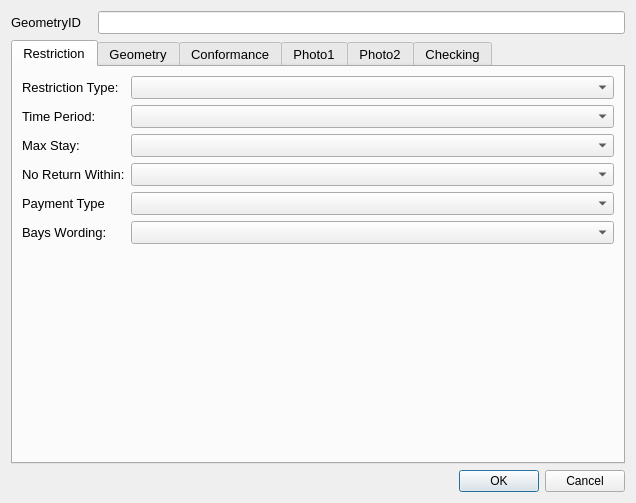
<?xml version="1.0" encoding="UTF-8"?>
<ui version="4.0">
 <class>restrictionDialog</class>
 <widget class="QDialog" name="restrictionDialog">
  <property name="geometry">
   <rect>
    <x>0</x>
    <y>0</y>
    <width>636</width>
    <height>503</height>
   </rect>
  </property>
  <property name="sizePolicy">
   <sizepolicy hsizetype="Fixed" vsizetype="Fixed">
    <horstretch>0</horstretch>
    <verstretch>0</verstretch>
   </sizepolicy>
  </property>
  <property name="minimumSize">
   <size>
    <width>0</width>
    <height>0</height>
   </size>
  </property>
  <property name="maximumSize">
   <size>
    <width>750</width>
    <height>550</height>
   </size>
  </property>
  <property name="font">
   <font>
    <family>Arial</family>
   </font>
  </property>
  <property name="windowTitle">
   <string>Dialog</string>
  </property>
  <property name="sizeGripEnabled">
   <bool>false</bool>
  </property>
  <layout class="QGridLayout" name="gridLayout_8">
   <item row="0" column="0">
    <layout class="QGridLayout" name="gridLayout">
     <item row="0" column="0">
      <widget class="QLabel" name="label">
       <property name="minimumSize">
        <size>
         <width>81</width>
         <height>16</height>
        </size>
       </property>
       <property name="font">
        <font>
         <pointsize>10</pointsize>
        </font>
       </property>
       <property name="text">
        <string>GeometryID</string>
       </property>
      </widget>
     </item>
     <item row="0" column="1">
      <widget class="QLineEdit" name="GeometryID">
       <property name="font">
        <font>
         <pointsize>10</pointsize>
        </font>
       </property>
       <property name="inputMask">
        <string/>
       </property>
       <property name="readOnly">
        <bool>true</bool>
       </property>
       <property name="placeholderText">
        <string/>
       </property>
      </widget>
     </item>
    </layout>
   </item>
   <item row="1" column="0">
    <layout class="QGridLayout" name="gridLayout_3">
     <item row="0" column="0">
      <widget class="QTabWidget" name="tabWidget">
       <property name="minimumSize">
        <size>
         <width>0</width>
         <height>0</height>
        </size>
       </property>
       <property name="font">
        <font>
         <pointsize>10</pointsize>
        </font>
       </property>
       <property name="cursor">
        <cursorShape>IBeamCursor</cursorShape>
       </property>
       <property name="mouseTracking">
        <bool>true</bool>
       </property>
       <property name="acceptDrops">
        <bool>true</bool>
       </property>
       <property name="currentIndex">
        <number>0</number>
       </property>
       <widget class="QWidget" name="restrictionTab">
        <property name="focusPolicy">
         <enum>Qt::NoFocus</enum>
        </property>
        <attribute name="title">
         <string>Restriction</string>
        </attribute>
        <layout class="QFormLayout" name="formLayout">
         <item row="0" column="0">
          <widget class="QLabel" name="lbl_RestrictionType">
           <property name="minimumSize">
            <size>
             <width>90</width>
             <height>16</height>
            </size>
           </property>
           <property name="font">
            <font>
             <pointsize>10</pointsize>
            </font>
           </property>
           <property name="text">
            <string>Restriction Type:</string>
           </property>
          </widget>
         </item>
         <item row="0" column="1">
          <widget class="QComboBox" name="RestrictionTypeID">
           <property name="currentIndex">
            <number>-1</number>
           </property>
          </widget>
         </item>
         <item row="1" column="0">
          <widget class="QLabel" name="lbl_TimePeriod">
           <property name="minimumSize">
            <size>
             <width>90</width>
             <height>16</height>
            </size>
           </property>
           <property name="font">
            <font>
             <pointsize>10</pointsize>
            </font>
           </property>
           <property name="text">
            <string>Time Period:</string>
           </property>
          </widget>
         </item>
         <item row="1" column="1">
          <widget class="QComboBox" name="TimePeriodID"/>
         </item>
         <item row="2" column="0">
          <widget class="QLabel" name="lbl_MaxStay">
           <property name="minimumSize">
            <size>
             <width>90</width>
             <height>16</height>
            </size>
           </property>
           <property name="font">
            <font>
             <pointsize>10</pointsize>
            </font>
           </property>
           <property name="text">
            <string>Max Stay:</string>
           </property>
          </widget>
         </item>
         <item row="2" column="1">
          <widget class="QComboBox" name="MaxStayID"/>
         </item>
         <item row="3" column="0">
          <widget class="QLabel" name="lbl_NoReturn">
           <property name="minimumSize">
            <size>
             <width>90</width>
             <height>16</height>
            </size>
           </property>
           <property name="font">
            <font>
             <pointsize>10</pointsize>
            </font>
           </property>
           <property name="text">
            <string>No Return Within:</string>
           </property>
          </widget>
         </item>
         <item row="3" column="1">
          <widget class="QComboBox" name="NoReturnID"/>
         </item>
         <item row="4" column="0">
          <widget class="QLabel" name="lbl_PaymentType">
           <property name="minimumSize">
            <size>
             <width>90</width>
             <height>16</height>
            </size>
           </property>
           <property name="font">
            <font>
             <pointsize>10</pointsize>
            </font>
           </property>
           <property name="text">
            <string>Payment Type</string>
           </property>
          </widget>
         </item>
         <item row="4" column="1">
          <widget class="QComboBox" name="PayTypeID">
           <property name="currentIndex">
            <number>-1</number>
           </property>
          </widget>
         </item>
         <item row="5" column="0">
          <widget class="QLabel" name="lbl_PaymentType_2">
           <property name="minimumSize">
            <size>
             <width>90</width>
             <height>16</height>
            </size>
           </property>
           <property name="font">
            <font>
             <pointsize>10</pointsize>
            </font>
           </property>
           <property name="text">
            <string>Bays Wording:</string>
           </property>
          </widget>
         </item>
         <item row="5" column="1">
          <widget class="QComboBox" name="BaysWordingID">
           <property name="currentIndex">
            <number>-1</number>
           </property>
          </widget>
         </item>
        </layout>
       </widget>
       <widget class="QWidget" name="geometryTab">
        <attribute name="title">
         <string>Geometry</string>
        </attribute>
        <layout class="QGridLayout" name="gridLayout_2">
         <item row="0" column="0">
          <widget class="QLabel" name="label_5">
           <property name="font">
            <font>
             <pointsize>10</pointsize>
            </font>
           </property>
           <property name="text">
            <string>Length (m):</string>
           </property>
          </widget>
         </item>
         <item row="5" column="1">
          <widget class="QLineEdit" name="NrBays">
           <property name="text">
            <string/>
           </property>
          </widget>
         </item>
         <item row="6" column="0">
          <widget class="QLabel" name="label_4">
           <property name="text">
            <string>Survey Date:</string>
           </property>
          </widget>
         </item>
         <item row="6" column="1" colspan="3">
          <widget class="QDateTimeEdit" name="Bays_DateTime">
           <property name="readOnly">
            <bool>true</bool>
           </property>
          </widget>
         </item>
         <item row="7" column="0">
          <widget class="QLabel" name="label_6">
           <property name="text">
            <string>Surveyor:</string>
           </property>
          </widget>
         </item>
         <item row="7" column="1" colspan="2">
          <widget class="QLineEdit" name="Surveyor">
           <property name="readOnly">
            <bool>true</bool>
           </property>
          </widget>
         </item>
         <item row="0" column="1" colspan="3">
          <widget class="QLineEdit" name="Length">
           <property name="font">
            <font>
             <pointsize>10</pointsize>
            </font>
           </property>
           <property name="readOnly">
            <bool>true</bool>
           </property>
          </widget>
         </item>
         <item row="1" column="0">
          <widget class="QLabel" name="lbl_RoadName">
           <property name="minimumSize">
            <size>
             <width>90</width>
             <height>16</height>
            </size>
           </property>
           <property name="font">
            <font>
             <pointsize>10</pointsize>
            </font>
           </property>
           <property name="text">
            <string>Road Name:</string>
           </property>
          </widget>
         </item>
         <item row="1" column="1" colspan="4">
          <widget class="QLineEdit" name="RoadName"/>
         </item>
         <item row="2" column="0">
          <widget class="QLabel" name="lbl_USRN">
           <property name="minimumSize">
            <size>
             <width>90</width>
             <height>16</height>
            </size>
           </property>
           <property name="font">
            <font>
             <pointsize>10</pointsize>
            </font>
           </property>
           <property name="text">
            <string>USRN:</string>
           </property>
          </widget>
         </item>
         <item row="2" column="1" colspan="4">
          <widget class="QLineEdit" name="USRN"/>
         </item>
         <item row="3" column="0">
          <widget class="QLabel" name="lbl_GeometryType">
           <property name="minimumSize">
            <size>
             <width>90</width>
             <height>16</height>
            </size>
           </property>
           <property name="font">
            <font>
             <pointsize>10</pointsize>
            </font>
           </property>
           <property name="text">
            <string>Geometry Type</string>
           </property>
          </widget>
         </item>
         <item row="3" column="1" colspan="4">
          <widget class="QComboBox" name="GeomShapeID">
           <property name="editable">
            <bool>false</bool>
           </property>
           <property name="currentIndex">
            <number>-1</number>
           </property>
          </widget>
         </item>
         <item row="4" column="0">
          <widget class="QLabel" name="lbl_Orientation">
           <property name="minimumSize">
            <size>
             <width>90</width>
             <height>16</height>
            </size>
           </property>
           <property name="font">
            <font>
             <pointsize>10</pointsize>
            </font>
           </property>
           <property name="text">
            <string>Orientation:</string>
           </property>
          </widget>
         </item>
         <item row="4" column="1">
          <widget class="QLineEdit" name="BayOrientation"/>
         </item>
         <item row="4" column="2">
          <widget class="QToolButton" name="toolButton">
           <property name="text">
            <string>...</string>
           </property>
          </widget>
         </item>
         <item row="4" column="3">
          <widget class="QLabel" name="lbl_AzToRoadCL">
           <property name="minimumSize">
            <size>
             <width>90</width>
             <height>16</height>
            </size>
           </property>
           <property name="font">
            <font>
             <pointsize>10</pointsize>
            </font>
           </property>
           <property name="text">
            <string>Direction to Road Centreline:</string>
           </property>
           <property name="wordWrap">
            <bool>true</bool>
           </property>
          </widget>
         </item>
         <item row="4" column="4">
          <widget class="QLineEdit" name="AzimuthToRoadCentreLine">
           <property name="text">
            <string/>
           </property>
          </widget>
         </item>
         <item row="4" column="5">
          <widget class="QToolButton" name="toolButton_2">
           <property name="text">
            <string>...</string>
           </property>
          </widget>
         </item>
         <item row="5" column="0">
          <widget class="QLabel" name="lbl_NrBays">
           <property name="minimumSize">
            <size>
             <width>90</width>
             <height>16</height>
            </size>
           </property>
           <property name="font">
            <font>
             <pointsize>10</pointsize>
            </font>
           </property>
           <property name="text">
            <string>Number of Bays:</string>
           </property>
          </widget>
         </item>
         <item row="9" column="0">
          <widget class="QLabel" name="lbl_RoadName_2">
           <property name="minimumSize">
            <size>
             <width>90</width>
             <height>16</height>
            </size>
           </property>
           <property name="font">
            <font>
             <pointsize>10</pointsize>
            </font>
           </property>
           <property name="text">
            <string>RestrictionID</string>
           </property>
          </widget>
         </item>
         <item row="9" column="1" colspan="2">
          <widget class="QLineEdit" name="RestrictionID"/>
         </item>
        </layout>
       </widget>
       <widget class="QWidget" name="conformaceTab">
        <attribute name="title">
         <string>Conformance</string>
        </attribute>
        <layout class="QGridLayout" name="gridLayout_4">
         <item row="0" column="0">
          <widget class="QLabel" name="lbl_TimePeriod_2">
           <property name="minimumSize">
            <size>
             <width>90</width>
             <height>16</height>
            </size>
           </property>
           <property name="font">
            <font>
             <pointsize>10</pointsize>
            </font>
           </property>
           <property name="text">
            <string>Fading:</string>
           </property>
          </widget>
         </item>
         <item row="0" column="1">
          <widget class="QComboBox" name="Compl_Bays_Faded"/>
         </item>
         <item row="1" column="0">
          <widget class="QLabel" name="lbl_MaxStay_2">
           <property name="minimumSize">
            <size>
             <width>90</width>
             <height>16</height>
            </size>
           </property>
           <property name="font">
            <font>
             <pointsize>10</pointsize>
            </font>
           </property>
           <property name="text">
            <string>Sign issues:</string>
           </property>
          </widget>
         </item>
         <item row="1" column="1">
          <widget class="QComboBox" name="Compl_Bays_SignIssue"/>
         </item>
         <item row="2" column="0">
          <widget class="QLabel" name="label_3">
           <property name="text">
            <string>Notes:</string>
           </property>
          </widget>
         </item>
         <item row="2" column="1">
          <widget class="QTextEdit" name="Notes"/>
         </item>
         <item row="3" column="0">
          <widget class="QLabel" name="label_2">
           <property name="text">
            <string>Photos taken:</string>
           </property>
          </widget>
         </item>
         <item row="3" column="1">
          <widget class="QCheckBox" name="Bays_PhotoTaken">
           <property name="text">
            <string/>
           </property>
          </widget>
         </item>
        </layout>
       </widget>
       <widget class="QWidget" name="Photos_01">
        <attribute name="title">
         <string>Photo1</string>
        </attribute>
        <layout class="QGridLayout" name="gridLayout_5">
         <item row="0" column="0">
          <widget class="QLabel" name="Photo_Widget_01">
           <property name="sizePolicy">
            <sizepolicy hsizetype="Fixed" vsizetype="Fixed">
             <horstretch>0</horstretch>
             <verstretch>0</verstretch>
            </sizepolicy>
           </property>
           <property name="maximumSize">
            <size>
             <width>640</width>
             <height>480</height>
            </size>
           </property>
           <property name="autoFillBackground">
            <bool>true</bool>
           </property>
           <property name="text">
            <string>Photo not found</string>
           </property>
          </widget>
         </item>
        </layout>
       </widget>
       <widget class="QWidget" name="Photos_2">
        <attribute name="title">
         <string>Photo2</string>
        </attribute>
        <layout class="QGridLayout" name="gridLayout_6">
         <item row="0" column="0">
          <widget class="QLabel" name="Photo_Widget_02">
           <property name="sizePolicy">
            <sizepolicy hsizetype="Fixed" vsizetype="Fixed">
             <horstretch>0</horstretch>
             <verstretch>0</verstretch>
            </sizepolicy>
           </property>
           <property name="maximumSize">
            <size>
             <width>640</width>
             <height>480</height>
            </size>
           </property>
           <property name="font">
            <font>
             <family>Sans Serif</family>
            </font>
           </property>
           <property name="autoFillBackground">
            <bool>true</bool>
           </property>
           <property name="text">
            <string>Photo not found</string>
           </property>
          </widget>
         </item>
        </layout>
       </widget>
       <widget class="QWidget" name="tab">
        <attribute name="title">
         <string>Checking</string>
        </attribute>
        <layout class="QGridLayout" name="gridLayout_7">
         <item row="13" column="0" colspan="3">
          <widget class="QCheckBox" name="MHTC_CheckFieldVisitRequired">
           <property name="layoutDirection">
            <enum>Qt::LeftToRight</enum>
           </property>
           <property name="text">
            <string>Field Visit Required</string>
           </property>
          </widget>
         </item>
         <item row="12" column="0">
          <widget class="QLabel" name="label_11">
           <property name="text">
            <string>Notes:</string>
           </property>
           <property name="alignment">
            <set>Qt::AlignLeading|Qt::AlignLeft|Qt::AlignTop</set>
           </property>
          </widget>
         </item>
         <item row="6" column="0">
          <widget class="QLabel" name="label_9">
           <property name="text">
            <string>Date Checked:</string>
           </property>
          </widget>
         </item>
         <item row="2" column="0">
          <widget class="QLabel" name="label_8">
           <property name="text">
            <string>Checked By: </string>
           </property>
          </widget>
         </item>
         <item row="10" column="0">
          <widget class="QLabel" name="label_10">
           <property name="text">
            <string>Issue identified:</string>
           </property>
          </widget>
         </item>
         <item row="2" column="1" colspan="2">
          <widget class="QComboBox" name="MHTC_PersonChecking"/>
         </item>
         <item row="6" column="1" colspan="2">
          <widget class="QgsDateTimeEdit" name="MHTC_CheckDate"/>
         </item>
         <item row="10" column="1" colspan="2">
          <widget class="QComboBox" name="MHTC_CheckIssueTypeID"/>
         </item>
         <item row="0" column="0">
          <widget class="QCheckBox" name="MHTC_Checked">
           <property name="layoutDirection">
            <enum>Qt::LeftToRight</enum>
           </property>
           <property name="text">
            <string>Checked</string>
           </property>
          </widget>
         </item>
         <item row="12" column="1" colspan="2">
          <widget class="QTextEdit" name="MHTC_CheckNotes"/>
         </item>
         <item row="14" column="0">
          <widget class="QCheckBox" name="MHTC_CheckStatus">
           <property name="text">
            <string>Action Completed</string>
           </property>
          </widget>
         </item>
        </layout>
       </widget>
      </widget>
     </item>
     <item row="1" column="0">
      <widget class="QDialogButtonBox" name="button_box">
       <property name="orientation">
        <enum>Qt::Horizontal</enum>
       </property>
       <property name="standardButtons">
        <set>QDialogButtonBox::Cancel|QDialogButtonBox::Ok</set>
       </property>
      </widget>
     </item>
    </layout>
   </item>
  </layout>
 </widget>
 <customwidgets>
  <customwidget>
   <class>QgsDateTimeEdit</class>
   <extends>QDateTimeEdit</extends>
   <header>qgsdatetimeedit.h</header>
  </customwidget>
 </customwidgets>
 <resources/>
 <connections>
  <connection>
   <sender>button_box</sender>
   <signal>accepted()</signal>
   <receiver>restrictionDialog</receiver>
   <slot>accept()</slot>
   <hints>
    <hint type="sourcelabel">
     <x>310</x>
     <y>465</y>
    </hint>
    <hint type="destinationlabel">
     <x>249</x>
     <y>239</y>
    </hint>
   </hints>
  </connection>
  <connection>
   <sender>button_box</sender>
   <signal>rejected()</signal>
   <receiver>restrictionDialog</receiver>
   <slot>reject()</slot>
   <hints>
    <hint type="sourcelabel">
     <x>310</x>
     <y>465</y>
    </hint>
    <hint type="destinationlabel">
     <x>249</x>
     <y>239</y>
    </hint>
   </hints>
  </connection>
 </connections>
</ui>
